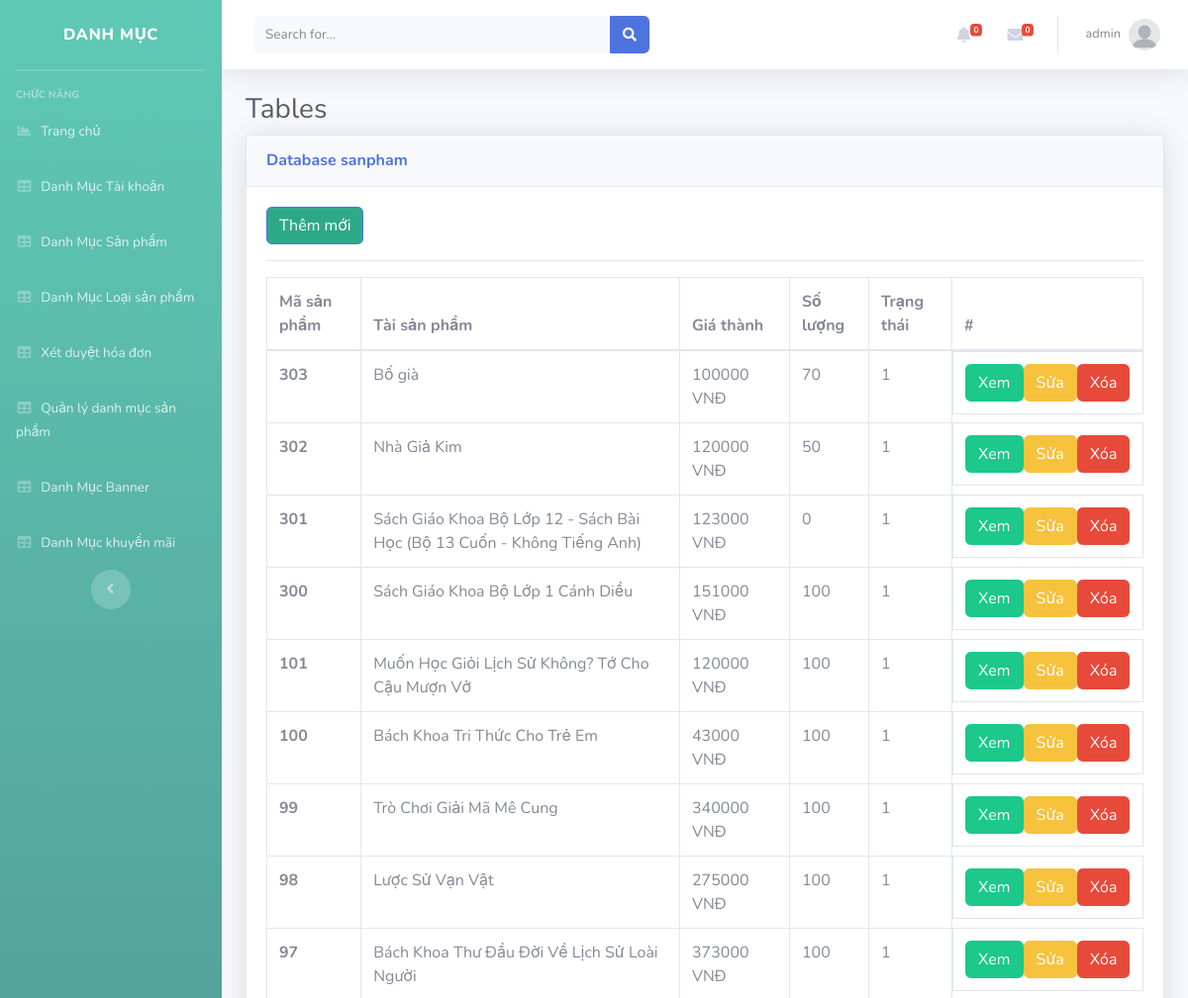
The app's page /Admin/index.php?mod=sanpham (signed in, upper part), older data.
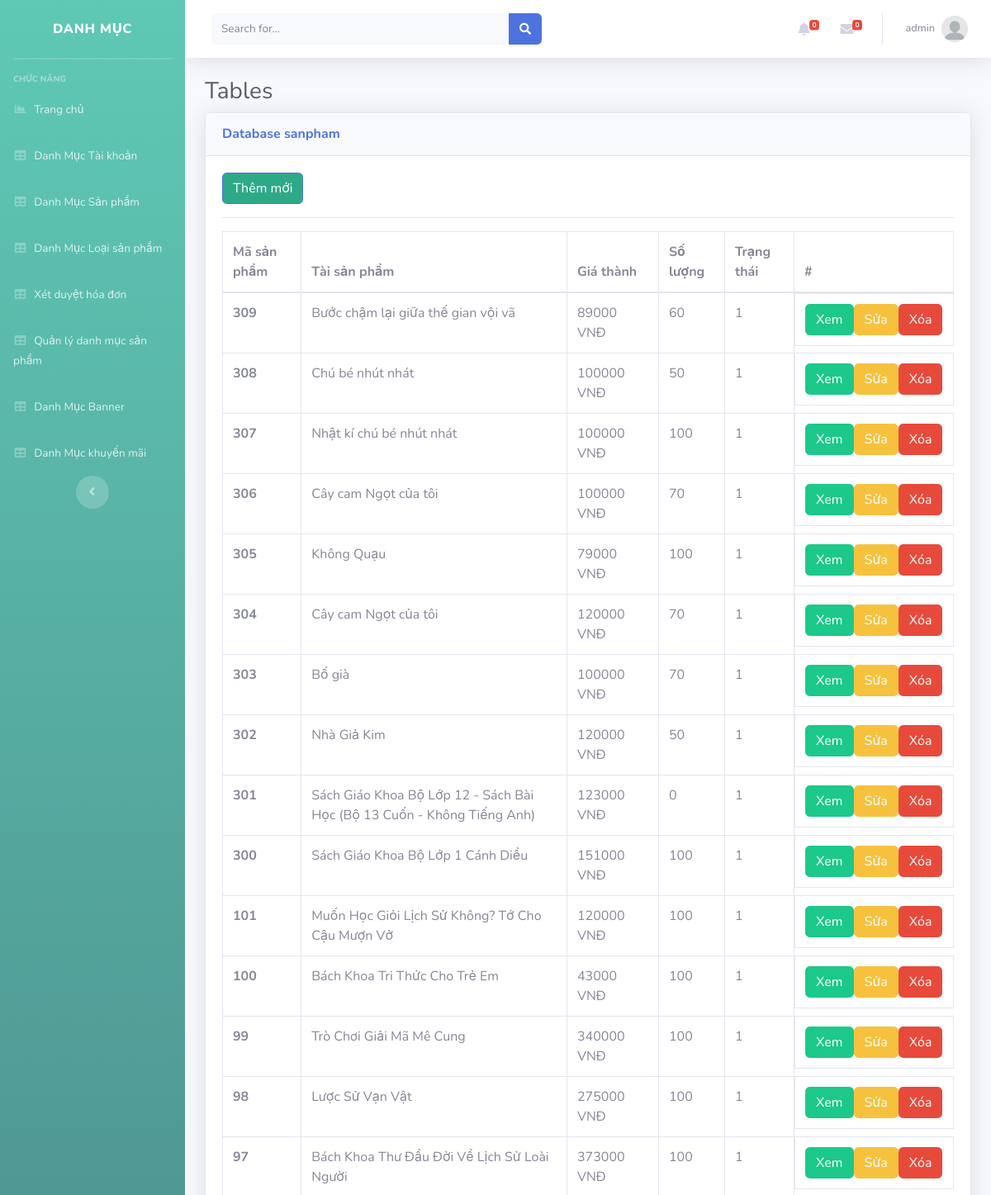
The same page, newer data.
### tables this page shows
CREATE TABLE `sanpham` (
  `MaSP` int(11) NOT NULL,
  `MaLSP` int(11) NOT NULL,
  `TenSP` varchar(70) NOT NULL,
  `DonGia` int(11) NOT NULL,
  `tacgia` varchar(150) DEFAULT NULL,
  `SoLuong` int(10) UNSIGNED NOT NULL DEFAULT 1,
  `NhaCungCap` varchar(200) NOT NULL DEFAULT 'Nhà xuất bản Kim Đồng',
  `NhaXuatBan` varchar(200) NOT NULL DEFAULT 'NXB Kim Đồng',
  `Hinhthuc` varchar(100) NOT NULL DEFAULT 'Bìa cứng',
  `NamXB` int(11) NOT NULL DEFAULT 2022,
  `DoTuoi` varchar(5) NOT NULL DEFAULT '13+',
  `HinhAnh1` varchar(200) NOT NULL,
  `MaKM` int(11) NOT NULL,
  `SoSao` int(11) NOT NULL,
  `SoDanhGia` int(11) NOT NULL,
  `TrangThai` int(11) NOT NULL,
  `MoTa` text NOT NULL,
  `ThoiGian` datetime DEFAULT NULL,
  `NgonNgu` varchar(100) DEFAULT 'Tiếng Việt',
  `HinhAnh2` varchar(255) DEFAULT NULL
);

### Admin/MVC/controllers/SanphamController.php (called while the page is built, shortened)
<?php
class SanphamController
{
    var $sanpham_model;
    public function __construct()
    {
        $this->sanpham_model = new sanpham();
    }
    public function list()
    {
        $data = $this->sanpham_model->All();
        require_once("MVC/Views/Admin/index.php");
    }
}

### Admin/MVC/Models/connection.php (called while the page is built, shortened)
<?php
    class Connection{
        function __construct()
        {
            $severname ="localhost";
            $username ="root";
            $password ="";
            $db_name ="shopbansach";
            $this->conn = new mysqli($severname,$username,$password,$db_name);
        }
    }
?>

### Admin/MVC/Models/model.php (called while the page is built, shortened)
<?php
require_once("connection.php");
class Model
{
    var $table;
    var $contens;
    function __construct()
    {
        $conn_obj = new Connection();
        $this->conn = $conn_obj->conn;
    }
    function All()
    {
        $query = "select * from $this->table ORDER BY $this->contens DESC ";
        require("result.php");
        return $data;
    }
}

### Admin/MVC/Models/result.php (called while the page is built)
<?php
$result = $this->conn->query($query);
$data = array();
while ($row = $result->fetch_assoc()) {
    $data[] = $row;
}
?>

### Admin/MVC/Views/sanpham/list.php (the view, shortened to what this page needs)
<?php if (isset($_SESSION['isLogin_Admin']) && $_SESSION['isLogin_Admin'] == true) { ?>
<a style="background-color: #2ea987;" href="?mod=sanpham&act=add" type="button" class="btn btn-primary">Thêm mới</a>
<?php } ?>
<hr>
<table class="table table-bordered" id="dataTable" width="100%" cellspacing="0">
  <thead>
    <tr>
      <th scope="col">Mã sản phẩm</th>
      <th scope="col">Tài sản phẩm</th>
      <th scope="col">Giá thành</th>
      <th scope="col">Số lượng</th>
      <th scope="col">Trạng thái</th>
      <th>#</th>
    </tr>
  </thead>
  <tbody>
    <?php foreach ($data as $row) { ?>
      <tr>
        <th scope="row"><?= $row['MaSP'] ?></th>
        <td><?= $row['TenSP'] ?></td>
        <td><?= $row['DonGia'] ?> VNĐ</td>
        <td><?= $row['SoLuong'] ?></td>
        <td><?= $row['TrangThai'] ?></td>
        <td style="display: flex;">
          <a href="../index.php?act=detail&id=<?= $row['MaSP'] ?>" type="button" class="btn btn-success" target="_blank">Xem</a>
          <?php if (isset($_SESSION['isLogin_Admin']) && $_SESSION['isLogin_Admin'] == true) { ?>
          <a href="?mod=sanpham&act=edit&id=<?= $row['MaSP'] ?>" type="button" class="btn btn-warning">Sửa</a>
          <a href="?mod=sanpham&act=delete&id=<?= $row['MaSP'] ?>" onclick="return confirm('Bạn có thật sự muốn xóa ?');" type="button" class="btn btn-danger">Xóa</a>
          <?php } ?>
        </td>
      </tr>
    <?php } ?>
  </tbody>
</table>

Row changes from the older to the newer data that the page shows:
added sanpham: MaSP "309", TenSP "Bước chậm lại giữa thế gian vội vã", DonGia "89000", SoLuong "60", TrangThai "1"
added sanpham: MaSP "308", TenSP "Chú bé nhút nhát", DonGia "100000", SoLuong "50", TrangThai "1"
added sanpham: MaSP "307", TenSP "Nhật kí chú bé nhút nhát", DonGia "100000", SoLuong "100", TrangThai "1"
added sanpham: MaSP "306", TenSP "Cây cam Ngọt của tôi", DonGia "100000", SoLuong "70", TrangThai "1"
added sanpham: MaSP "305", TenSP "Không Quạu", DonGia "79000", SoLuong "100", TrangThai "1"
added sanpham: MaSP "304", TenSP "Cây cam Ngọt của tôi", DonGia "120000", SoLuong "70", TrangThai "1"
